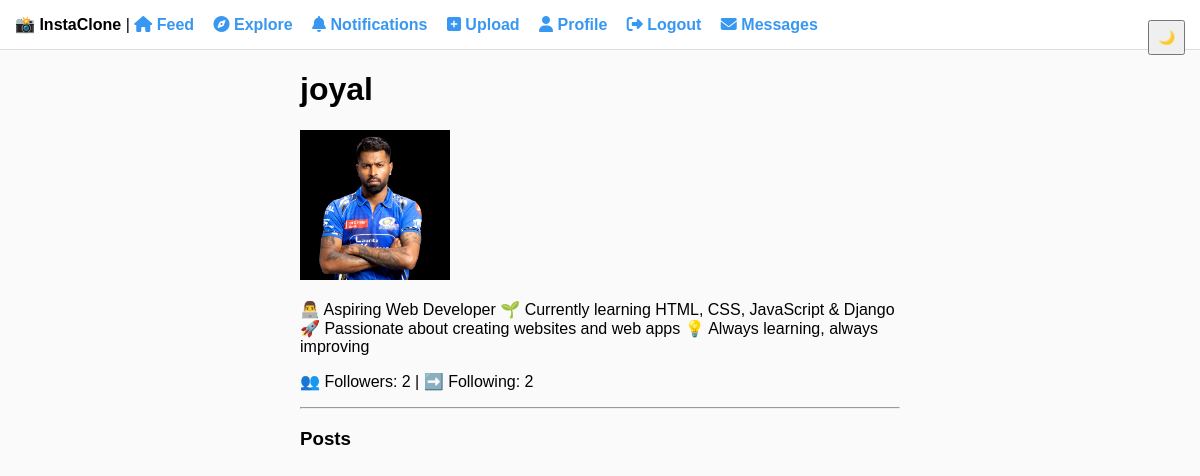
Screenshot of /user/1/ (signed in) with the database file from the repository.
### core/models.py (models this page shows, shortened)
class Profile(models.Model):
    user = models.OneToOneField(User, on_delete=models.CASCADE)
    bio = models.TextField(blank=True)
    profile_image = models.ImageField(upload_to="profiles/", default="profiles/default.png")
    last_activity = models.DateTimeField(auto_now=True)

### core/views.py (the view)
# urls.py: path('user/<int:user_id>/', views.user_profile, name="user_profile"),
@login_required(login_url="login")
def user_profile(request, user_id):
    user = get_object_or_404(User, id=user_id)
    profile = Profile.objects.get(user=user)
    posts = Post.objects.filter(user=user)
    is_following = Follow.objects.filter(follower=request.user, following=user).exists()
    followers_count = Follow.objects.filter(following=user).count()
    following_count = Follow.objects.filter(follower=user).count()
    return render(request, "core/user_profile.html", {
        "profile_user": user,
        "profile": profile,
        "posts": posts,
        "is_following": is_following,
        "followers_count": followers_count,
        "following_count": following_count
    })

### core/templates/core/user_profile.html (shortened to what this page needs)
{% extends "core/base.html" %}
{% block content %}
<h1>{{ profile_user.username }}</h1>
<img src="{{ profile.profile_image.url }}" width="150"><br>
<p>{{ profile.bio }}</p>
<p>
    👥 Followers: {{ followers_count }} |
    ➡️ Following: {{ following_count }}
</p>
<hr>
<h3>Posts</h3>
{% endblock %}

### core/static/core/style.css (style rules this page uses)
body { margin: 0; font-family: Arial, sans-serif; background-color: #fafafa; }

### rows the page displays
Profile: profile_image (picture), bio "👨‍💻 Aspiring Web Developer 🌱 Currently learning HTML, CSS, JavaScript & Django 🚀 Passionate about creating websites and web apps 💡 Always learning, always improving"

### other values shown
{{ profile_user.username }} "joyal"
{{ followers_count }} "2"
{{ following_count }} "2"
